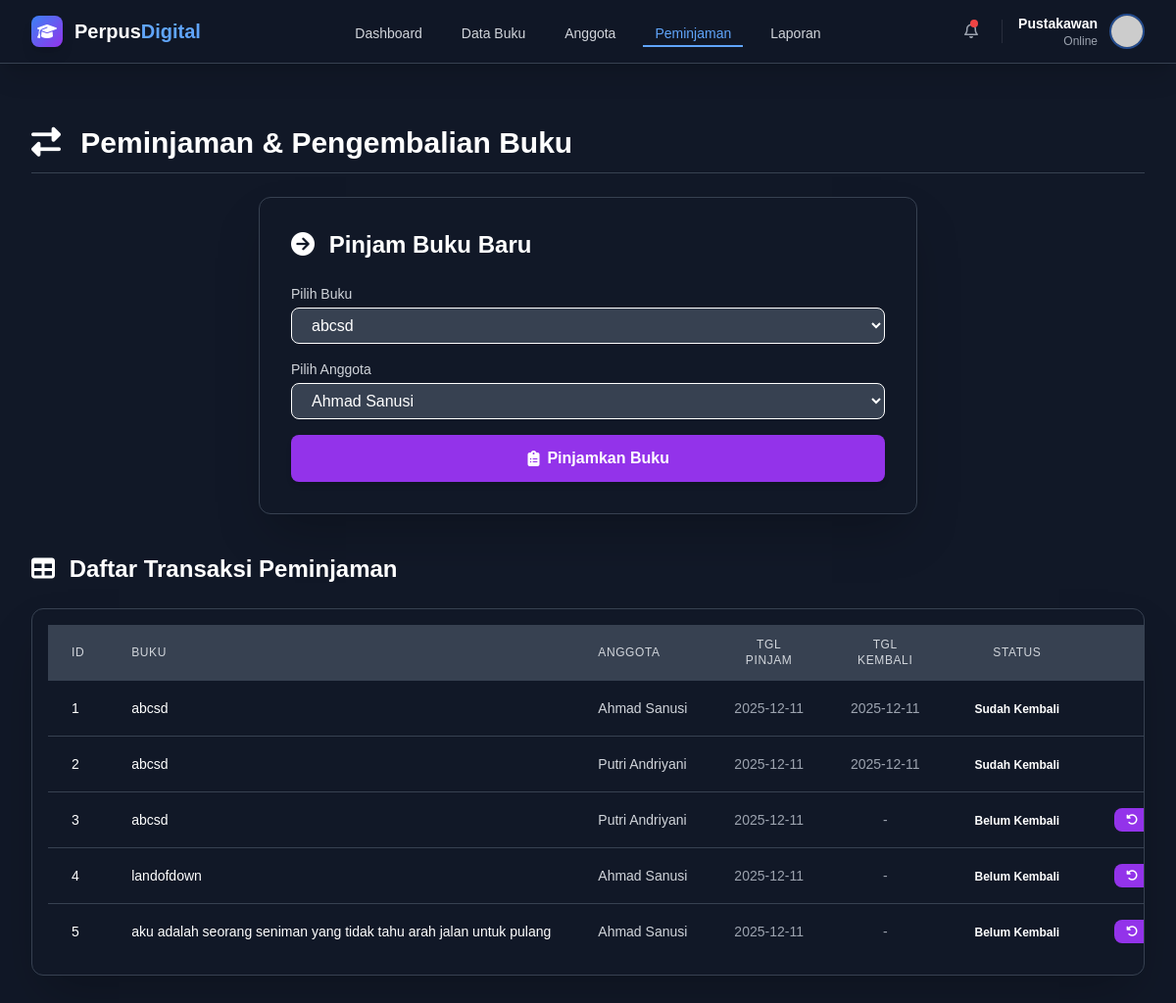
Page /loans on the committed database.
### tables this page shows
CREATE TABLE loans (
        id INTEGER PRIMARY KEY AUTOINCREMENT,
        book_id INTEGER,
        member_id INTEGER,
        loan_date TEXT,
        return_date TEXT,
        returned INTEGER DEFAULT 0,
        fine REAL DEFAULT 0,
        FOREIGN KEY(book_id) REFERENCES books(id),
        FOREIGN KEY(member_id) REFERENCES members(id)
    );

CREATE TABLE books (
        id INTEGER PRIMARY KEY AUTOINCREMENT,
        title TEXT,
        author TEXT,
        year INTEGER,
        borrowed_count INTEGER DEFAULT 0
    );

CREATE TABLE members (
        id INTEGER PRIMARY KEY AUTOINCREMENT,
        name TEXT,
        email TEXT
    );

### app/routes.py (the view, shortened to what this page needs)
@main.route('/loans', methods=['GET', 'POST'])
def loans():
    books = service.get_books()
    members = service.get_members()
    loans = service.get_loans()
    return render_template('loans.html', books=books, members=members, loans=loans)

### app/database.py (called while the page is built)
def get_connection():
    conn = sqlite3.connect("library.db")
    conn.row_factory = sqlite3.Row  # supaya bisa akses kolom dengan nama
    return conn

### app/services.py (called while the page is built)
    def get_books(self):
        with get_connection() as conn:
            cursor = conn.cursor()
            cursor.execute("SELECT * FROM books")
            return cursor.fetchall()

    def get_members(self):
        with get_connection() as conn:
            cursor = conn.cursor()
            cursor.execute("SELECT * FROM members")
            return cursor.fetchall()

    def get_loans(self):
        with get_connection() as conn:
            cursor = conn.cursor()
            cursor.execute("""
            SELECT loans.id, books.title as book, members.name as member, loans.loan_date, loans.return_date, loans.returned, loans.fine
            FROM loans
            JOIN books ON loans.book_id = books.id
            JOIN members ON loans.member_id = members.id
            """)
            return cursor.fetchall()

### app/templates/loans.html (shortened to what this page needs)
{% extends "base.html" %}
{% block content %}
<div class="mt-8">
    <h2 class="text-3xl font-bold text-white mb-6 border-b border-gray-700 pb-3">
        <i class="fa-solid fa-right-left text-white mr-3"></i> Peminjaman & Pengembalian Buku
    </h2>
    <div class="bg-gray-800 p-8 rounded-xl shadow-2xl border border-gray-700 mb-10 max-w-2xl mx-auto">
        <h3 class="text-2xl font-semibold text-white mb-6">
            <i class="fa-solid fa-circle-arrow-right text-purple-400 mr-2"></i> Pinjam Buku Baru
        </h3>
        <form method="POST" class="space-y-4">
            <div>
                <label for="book_id" class="block text-sm font-medium text-gray-300 mb-1">
                    Pilih Buku
                </label>
                <select
                    name="book_id"
                    id="book_id"
                    required
                    class="w-full px-4 py-2 bg-gray-700 border border-gray-600 rounded-lg text-white
                           focus:border-blue-500 focus:ring focus:ring-blue-500 focus:ring-opacity-50
                           transition duration-150"
                >
                    {% for book in books %}
                    <option value="{{ book['id'] }}">{{ book['title'] }}</option>
                    {% endfor %}
                </select>
            </div>
            <div>
                <label for="member_id" class="block text-sm font-medium text-gray-300 mb-1">
                    Pilih Anggota
                </label>
                <select
                    name="member_id"
                    id="member_id"
                    required
                    class="w-full px-4 py-2 bg-gray-700 border border-gray-600 rounded-lg text-white
                           focus:border-blue-500 focus:ring focus:ring-blue-500 focus:ring-opacity-50
                           transition duration-150"
                >
                    {% for member in members %}
                    <option value="{{ member['id'] }}">{{ member['name'] }}</option>
                    {% endfor %}
                </select>
            </div>
            <button
                type="submit"
                class="w-full py-3 mt-4 bg-purple-600 hover:bg-purple-700 text-white font-semibold rounded-lg shadow-md
                       transition duration-200 flex items-center justify-center gap-2"
            >
                <i class="fa-solid fa-clipboard-list"></i> Pinjamkan Buku
            </button>
        </form>
    </div>
    <h3 class="text-2xl font-semibold text-white mb-6">
        <i class="fa-solid fa-table text-white mr-2"></i> Daftar Transaksi Peminjaman
    </h3>
    <div class="overflow-x-auto bg-gray-800 rounded-xl shadow-2xl border border-gray-700 p-4">
        <form method="POST">
            <table class="min-w-full divide-y divide-gray-700">
                <thead class="bg-gray-700">
                    <tr>
                        <th class="px-6 py-3 text-left text-xs font-medium text-gray-300 uppercase tracking-wider w-1/12">ID</th>
                        <th class="px-6 py-3 text-left text-xs font-medium text-gray-300 uppercase tracking-wider w-2/12">Buku</th>
                        <th class="px-6 py-3 text-left text-xs font-medium text-gray-300 uppercase tracking-wider w-2/12">Anggota</th>
                        <th class="px-6 py-3 text-center text-xs font-medium text-gray-300 uppercase tracking-wider w-1/12">Tgl Pinjam</th>
                        <th class="px-6 py-3 text-center text-xs font-medium text-gray-300 uppercase tracking-wider w-1/12">Tgl Kembali</th>
                        <th class="px-6 py-3 text-center text-xs font-medium text-gray-300 uppercase tracking-wider w-1/12">Status</th>
                        <th class="px-6 py-3 text-center text-xs font-medium text-gray-300 uppercase tracking-wider w-2/12">Aksi</th>
                    </tr>
                </thead>
                <tbody class="divide-y divide-gray-700">
                    {% for loan in loans %}
                    <tr class="hover:bg-gray-700/50 transition duration-150">
                        <td class="px-6 py-4 whitespace-nowrap text-sm font-medium text-purple-400">{{ loan['id'] }}</td>
                        <td class="px-6 py-4 whitespace-nowrap text-sm text-white">{{ loan['book'] }}</td>
                        <td class="px-6 py-4 whitespace-nowrap text-sm text-gray-300">{{ loan['member'] }}</td>
                        <td class="px-6 py-4 whitespace-nowrap text-sm text-gray-400 text-center">{{ loan['loan_date'] }}</td>
                        <td class="px-6 py-4 whitespace-nowrap text-sm text-gray-400 text-center">{{ loan['return_date'] or '-' }}</td>
                        <td class="px-6 py-4 whitespace-nowrap text-center">
                            {% if loan['returned'] %}
                                <span class="inline-flex px-2 text-xs leading-5 font-semibold rounded-full bg-green-900 text-green-300">
                                    Sudah Kembali
                                </span>
                            {% else %}
                                <span class="inline-flex px-2 text-xs leading-5 font-semibold rounded-full bg-red-900 text-red-300">
                                    Belum Kembali
                                </span>
                            {% endif %}
                        </td>
                        <td class="px-6 py-4 whitespace-nowrap text-center text-sm font-medium">
                            {% if not loan['returned'] %}
                                <button type="submit" name="action" value="return"
                                        formaction="{{ url_for('main.loans') }}"
                                        class="bg-purple-600 hover:bg-purple-700 text-white py-1 px-3 rounded-lg text-xs transition duration-150">
                                    <i class="fa-solid fa-rotate-left mr-1"></i> Kembalikan
                                </button>
                            {% else %}
                                <span class="text-gray-500">-</span>
                            {% endif %}
                        </td>
                    </tr>
                    {% endfor %}
                </tbody>
            </table>
        </form>
    </div>
</div>
{% endblock %}

### app/templates/base.html (shortened to what this page needs)
<!DOCTYPE html>
<html lang="id">
<head>
    <title>Sistem Manajemen Perpustakaan | Dashboard</title> <script src="https://cdn.tailwindcss.com"></script>
    <link rel="stylesheet" href="https://cdnjs.cloudflare.com/ajax/libs/font-awesome/6.5.2/css/all.min.css" />
</head>
<body class="bg-gray-900 text-white">
    <nav class="fixed top-0 left-0 w-full z-50 bg-gray-900/90 backdrop-blur-sm border-b border-gray-700 shadow-xl">
    <div class="max-w-7xl mx-auto px-4 sm:px-6 lg:px-8 h-16 flex items-center justify-between">
        <a href="{{ url_for('main.index') }}" class="flex items-center gap-3 relative z-10">
            <div
                class="w-8 h-8 rounded-lg bg-gradient-to-br from-blue-500 to-purple-600 flex items-center justify-center text-white shadow-lg">
                <i class="fa-solid fa-graduation-cap  text-white"></i>
            </div>
            <span class="font-extrabold text-xl">Perpus<span class="text-blue-400">Digital</span></span>
        </a>
        <div class="hidden md:flex space-x-4 flex-grow justify-center absolute left-0 right-0">
            <a href="{{ url_for('main.index') }}"
                class="nav-link text-gray-300 hover:text-blue-400 px-3 py-2 text-sm font-medium">Dashboard</a>
            <a href="{{ url_for('main.books') }}"
                class="nav-link text-gray-300 hover:text-blue-400 px-3 py-2 text-sm font-medium">Data Buku</a>
            <a href="{{ url_for('main.members') }}"
                class="nav-link text-gray-300 hover:text-blue-400 px-3 py-2 text-sm font-medium">Anggota</a>
            <a href="{{ url_for('main.loans') }}" class="nav-link text-gray-300 hover:text-blue-400 px-3 py-2 text-sm font-medium">
                Peminjaman</a>
            <a href="{{ url_for('main.report') }}" class="nav-link text-gray-300 hover:text-blue-400 px-3 py-2 text-sm font-medium">
                Laporan</a>
        </div>
            <div class="flex items-center gap-4">
                <button class="relative p-2 text-gray-400 hover:text-white">
                    <i class="fa-regular fa-bell"></i>
                    <span class="absolute top-2 right-2 w-2 h-2 bg-red-500 rounded-full"></span>
                </button>
                <div class="flex items-center gap-3 cursor-pointer group">
                    <div class="text-right hidden sm:block">
                        <p class="text-sm font-semibold group-hover:text-blue-400">Pustakawan</p>
                        <p class="text-xs text-gray-400">Online</p>
                    </div>
                    <img class="h-9 w-9 rounded-full border-2 border-blue-500/50 group-hover:border-blue-400 transition"
                        src="https://ui-avatars.com/api/?name=Admin+Perpus&background=3B82F6&color=fff" alt="User Avatar">
                </div>
            </div>
        </div>
    </nav>
    <main class="max-w-7xl mx-auto px-4 sm:px-6 lg:px-8 py-8">
        {% block content %}{% endblock %}
    </main>
</body>
</html>

### app/templates/base.html (style rules this page uses)
body { padding-top: 64px; background-color: #111827; color: white; min-height: 100vh; }
.nav-link { position: relative; padding-bottom: 4px !important; }
.nav-link::after { content: ''; position: absolute; width: 100%; height: 2px; left: 0; bottom: 0; background-color: #60A5FA; transform: scaleX(0); transition: transform 0.3s ease-out; transform-origin: bottom left; }
.nav-link.active::after { transform: scaleX(1); }

### rows in the picture
loans: id "1", book "abcsd", member "Ahmad Sanusi", loan_date "2025-12-11", return_date "2025-12-11", returned "Sudah Kembali"
loans: id "2", book "abcsd", member "Putri Andriyani", loan_date "2025-12-11", return_date "2025-12-11", returned "Sudah Kembali"
loans: id "3", book "abcsd", member "Putri Andriyani", loan_date "2025-12-11", loan "-", returned "Belum Kembali"
loans: id "4", book "landofdown", member "Ahmad Sanusi", loan_date "2025-12-11", loan "-", returned "Belum Kembali"
loans: id "5", book "aku adalah seorang seniman yang tidak tahu arah jalan untuk pulang", member "Ahmad Sanusi", loan_date "2025-12-11", loan "-", returned "Belum Kembali"

### other values in the picture
form field book_id "abcsd"
form field member_id "Ahmad Sanusi"
